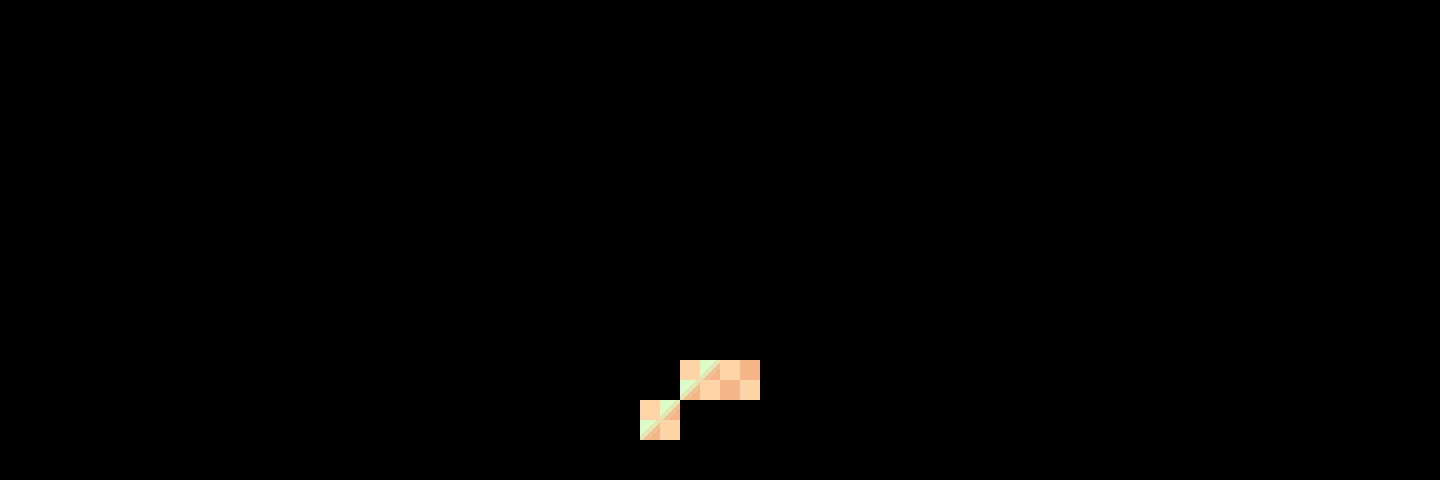

Tiled map render using the project's own tile images. Description and the whole map definition, tile-layer contents included, below:
An orthogonal 36x12 tile map with 40x40 px tiles, 1 tile layer (tiles), 2 tilesets and 41 objects (8x interactable, 2x transition, 2x greenroom_sparkles, hiddendoor, spawn, ...).

<map version="1.9" tiledversion="1.9.0" orientation="orthogonal" renderorder="right-down" width="36" height="12" tilewidth="40" tileheight="40" infinite="0" nextlayerid="19" nextobjectid="190">
 <editorsettings>
  <export target="data.lua" format="lua" />
 </editorsettings>
 <properties>
  <property name="border" value="undertale/dog" />
  <property name="music" value="greenroom" />
  <property name="name" value="Green Room" />
 </properties>
 <tileset firstgid="1" source="../../../tilesets/greenroom.tsx" />
 <tileset firstgid="120" source="../../../tilesets/floor3-objects.tsx" />
 <objectgroup id="10" name="objects_bg">
  <object id="68" gid="140" x="0" y="480" width="1437" height="480" />
 </objectgroup>
 <layer id="1" name="tiles" width="36" height="12">
  <data encoding="csv">
0,0,0,0,0,0,0,0,0,0,0,0,0,0,0,0,0,0,0,0,0,0,0,0,0,0,0,0,0,0,0,0,0,0,0,0,
0,0,0,0,0,0,0,0,0,0,0,0,0,0,0,0,0,0,0,0,0,0,0,0,0,0,0,0,0,0,0,0,0,0,0,0,
0,0,0,0,0,0,0,0,0,0,0,0,0,0,0,0,0,0,0,0,0,0,0,0,0,0,0,0,0,0,0,0,0,0,0,0,
0,0,0,0,0,0,0,0,0,0,0,0,0,0,0,0,0,0,0,0,0,0,0,0,0,0,0,0,0,0,0,0,0,0,0,0,
0,0,0,0,0,0,0,0,0,0,0,0,0,0,0,0,0,0,0,0,0,0,0,0,0,0,0,0,0,0,0,0,0,0,0,0,
0,0,0,0,0,0,0,0,0,0,0,0,0,0,0,0,0,0,0,0,0,0,0,0,0,0,0,0,0,0,0,0,0,0,0,0,
0,0,0,0,0,0,0,0,0,0,0,0,0,0,0,0,0,0,0,0,0,0,0,0,0,0,0,0,0,0,0,0,0,0,0,0,
0,0,0,0,0,0,0,0,0,0,0,0,0,0,0,0,0,0,0,0,0,0,0,0,0,0,0,0,0,0,0,0,0,0,0,0,
0,0,0,0,0,0,0,0,0,0,0,0,0,0,0,0,0,0,0,0,0,0,0,0,0,0,0,0,0,0,0,0,0,0,0,0,
0,0,0,0,0,0,0,0,0,0,0,0,0,0,0,0,0,6,10,0,0,0,0,0,0,0,0,0,0,0,0,0,0,0,0,0,
0,0,0,0,0,0,0,0,0,0,0,0,0,0,0,0,6,0,0,0,0,0,0,0,0,0,0,0,0,0,0,0,0,0,0,0,
0,0,0,0,0,0,0,0,0,0,0,0,0,0,0,0,0,0,0,0,0,0,0,0,0,0,0,0,0,0,0,0,0,0,0,0
</data>
 </layer>
 <objectgroup color="#0000ff" id="3" name="collision" opacity="0.5">
  <object id="105" x="1080" y="120" width="240" height="40" />
  <object id="108" x="80" y="200">
   <polygon points="0,0 -40,40 -40,0" />
  </object>
  <object id="110" x="120" y="160">
   <polygon points="0,0 -40,40 -40,0" />
  </object>
  <object id="111" x="1400" y="240">
   <polygon points="0,0 -40,-40 0,-40" />
  </object>
  <object id="112" x="1360" y="200">
   <polygon points="0,0 -40,-40 0,-40" />
  </object>
  <object id="114" x="40" y="240" width="240" height="40" />
  <object id="115" x="240" y="280" width="40" height="160" />
  <object id="116" x="1160" y="240" width="240" height="40" />
  <object id="118" x="240" y="440" width="960" height="40" />
  <object id="119" x="1160" y="280" width="40" height="160" />
  <object id="120" x="940" y="120" width="60" height="40" />
  <object id="121" x="120" y="120" width="430" height="40" />
  <object id="123" x="550" y="120" width="390" height="30" />
 </objectgroup>
 <objectgroup color="#00ff00" id="14" name="controllers" />
 <objectgroup id="16" name="objects_door">
  <object id="161" name="hiddendoor" gid="132" x="40" y="240" width="82" height="204" />
 </objectgroup>
 <objectgroup color="#7f00ff" id="5" name="markers">
  <object id="168" name="spawn" x="720" y="200">
   <point />
  </object>
  <object id="169" name="fakespawn" x="1280" y="200">
   <point />
  </object>
  <object id="170" name="entrydown" x="1040" y="200">
   <point />
  </object>
  <object id="189" name="entry_left" x="160" y="200">
   <point />
  </object>
 </objectgroup>
 <objectgroup color="#ff00ff" id="4" name="objects">
  <object id="69" gid="142" x="760" y="340" width="280" height="100" />
  <object id="70" gid="141" x="400" y="340" width="280" height="100" />
  <object id="71" gid="126" x="800" y="440" width="116" height="102" />
  <object id="72" gid="126" x="520" y="440" width="116" height="102" />
  <object id="73" gid="131" x="1100" y="440" width="60" height="80" />
  <object id="74" gid="130" x="280" y="440" width="63" height="80" />
  <object id="75" gid="136" x="660" y="440" width="120" height="72" />
  <object id="76" gid="137" x="660" y="440" width="120" height="72" />
  <object id="175" name="interactable" x="584" y="110" width="100" height="40">
   <properties>
    <property name="solid" type="bool" value="false" />
    <property name="text1" value="* (There's a lot of glass bottles.)" />
   </properties>
  </object>
  <object id="125" name="interactable" x="400" y="272" width="80" height="68">
   <properties>
    <property name="solid" type="bool" value="true" />
    <property name="text1" value="* (It's a green sofa.[wait:10] It looks soft and comfortable.)" />
   </properties>
  </object>
  <object id="126" name="interactable" x="480" y="272" width="200" height="48">
   <properties>
    <property name="solid" type="bool" value="true" />
    <property name="text1" value="* (It's a green sofa.[wait:10] It looks soft and comfortable.)" />
   </properties>
  </object>
  <object id="129" name="interactable" x="960" y="272" width="80" height="68">
   <properties>
    <property name="solid" type="bool" value="true" />
    <property name="text1" value="* (It's a rugged sofa.[wait:10] It doesn't look too comfortable,[wait:5] but it does its job.)" />
   </properties>
  </object>
  <object id="127" name="interactable" x="760" y="272" width="200" height="48">
   <properties>
    <property name="solid" type="bool" value="true" />
    <property name="text1" value="* (It's a rugged sofa.[wait:10] It doesn't look too comfortable,[wait:5] but it does its job.)" />
   </properties>
  </object>
  <object id="130" name="interactable" x="520" y="400" width="116" height="40">
   <properties>
    <property name="solid" type="bool" value="true" />
    <property name="text1" value="* (It's a TV. It's turned off.)" />
   </properties>
  </object>
  <object id="131" name="interactable" x="800" y="400" width="116" height="40">
   <properties>
    <property name="solid" type="bool" value="true" />
    <property name="text1" value="* (It's a TV. It's turned off.)" />
   </properties>
  </object>
  <object id="132" name="interactable" x="660" y="400" width="120" height="40">
   <properties>
    <property name="cutscene" value="floor3.greenroomplatter" />
    <property name="once" type="bool" value="false" />
    <property name="solid" type="bool" value="true" />
   </properties>
  </object>
  <object id="180" gid="122" x="400" y="170" width="62" height="88" />
  <object id="182" name="transition" x="1000" y="138" width="80" height="20">
   <properties>
    <property name="map" value="floor3/corridors1" />
    <property name="marker" value="entry4" />
   </properties>
  </object>
  <object id="188" name="transition" x="80" y="160" width="40" height="80">
   <properties>
    <property name="map" value="floor3/corridors3" />
    <property name="marker" value="entry_greenroom" />
   </properties>
  </object>
 </objectgroup>
 <objectgroup color="#ff00ff" id="17" name="objects_platter">
  <object id="177" name="npc" x="720" y="440">
   <properties>
    <property name="actor" value="ch3_platter" />
   </properties>
   <point />
  </object>
 </objectgroup>
 <objectgroup color="#ff0000" id="18" name="objects_fg">
  <object id="185" name="greenroom_sparkles" x="940" y="40" width="380" height="40" />
  <object id="187" name="greenroom_sparkles" x="120" y="40" width="430" height="40" />
 </objectgroup>
</map>
